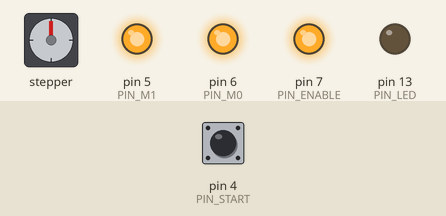
The program below on a simulated Arduino Nano, built with avr-gcc and run on an emulated ATmega328P. Parts: stepper motor, output pins drawn as LEDs (lit = HIGH). The inputs (shaded band) are chosen by the test bench; at power-on: pin 4 (PIN_START) LOW. Stepper angles assume 200 steps per turn.

Above: at 2.2 s.
2.3 s: pin 4 (PIN_START) pulled HIGH for 0.15 s
At 3.4 s:
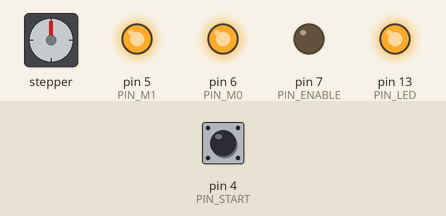
8.4 s: pin 4 (PIN_START) pulled HIGH for 3.2 s
At 12.5 s:
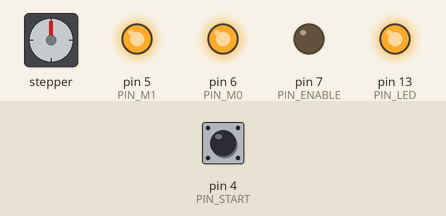
17.6 s: pin 4 (PIN_START) pulled HIGH for 3.2 s
Timing chart, 0 to 29.8 s (numbered marks = the images above; inputs shaded):
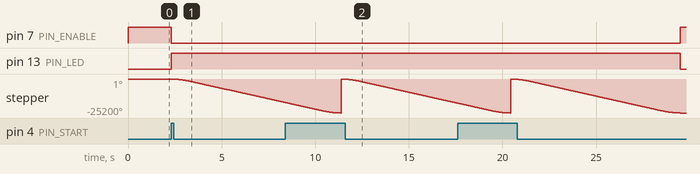

Measured:
- after the input at 2.3 s, pin 7 (PIN_ENABLE): HIGH → LOW at once; pin 13 (PIN_LED): LOW → HIGH at once; stepper: keeps turning counter-clockwise at about 2889°/s, starting at once
- after the input at 8.4 s, pin 7 (PIN_ENABLE): stays LOW (without the input it goes to HIGH after 3.0 s); pin 13 (PIN_LED): stays HIGH (without the input it goes to LOW after 3.0 s)
- after the input at 17.6 s, pin 7 (PIN_ENABLE): LOW → HIGH after 11.9 s instead of 2.8 s; pin 13 (PIN_LED): HIGH → LOW after 11.9 s instead of 2.8 s

The program:

main.cpp
```cpp
#include <Arduino.h>
#include <AccelStepper.h>

#define PIN_STP 8
#define PIN_DIR 9
#define PIN_ENABLE 7
#define PIN_M1 5
#define PIN_M0 6
#define PIN_LED 13
#define PIN_START 4

#define NB_STEPS -14000
#define MAX_SPEED 2400
#define ACCEL 2600

AccelStepper stepper(1, PIN_STP, PIN_DIR);

void setup() {

  pinMode(PIN_START, INPUT);
  pinMode(PIN_M1, OUTPUT);
  pinMode(PIN_M0, OUTPUT);
  pinMode(PIN_ENABLE, OUTPUT);
  pinMode(PIN_LED, OUTPUT);
  digitalWrite(PIN_ENABLE, HIGH);
  digitalWrite(PIN_LED, LOW);
  digitalWrite(PIN_M0, HIGH);
  digitalWrite(PIN_M1, HIGH);

  stepper.setMaxSpeed(MAX_SPEED);
  stepper.setAcceleration(ACCEL);
  delay(1000); // Wait for selfimatik board to start unless activate automatically exit.
}

void loop() {

    if(digitalRead(PIN_START) == HIGH){
      digitalWrite(PIN_ENABLE, LOW);
      digitalWrite(PIN_LED, HIGH);

      stepper.moveTo(NB_STEPS);

      while (stepper.distanceToGo() != 0) {
          stepper.run();
      }

      stepper.stop();
      stepper.setCurrentPosition(0);
      stepper.run();

      digitalWrite(PIN_LED, LOW);
      digitalWrite(PIN_ENABLE, HIGH);
    }

}
```
